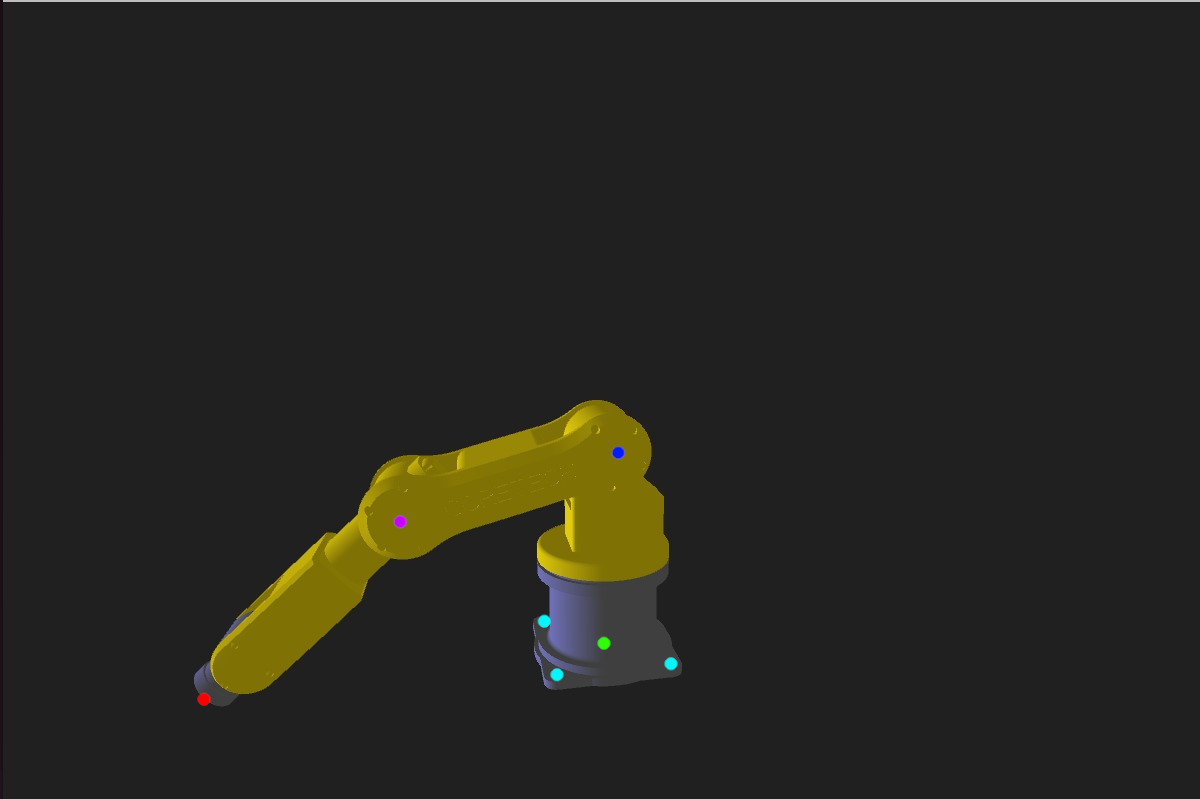
#> input picture pose_tracking/screenshots/dotted/0_120_60_dotted.jpeg, 1200 x 799 px, found by its file name
$ python dot_position_meters.py
#> lines starting #> are read from the running program, lines starting #| are printed output that depends on the picture; after the words box and inside, x2 and y2 are one past the last pixel; in counts of white or black regions, pixels touching at a corner belong together; long printed decimals are rounded
#> in main, frame is the input picture: shape (799, 1200, 3); mean B, G, R 32, 37.4, 38.1
import cv2
import numpy as np

def detect_color_points(frame, color_ranges, multi_detection_colors=None):
    """
    Detecta los puntos de color en la imagen y devuelve un diccionario.
    Para los colores listados en multi_detection_colors se retornará una lista
    de centroides; para el resto se retorna un único punto (el de mayor área).
    Además, se dibuja el punto y se etiqueta el color.
    """
    if multi_detection_colors is None:
        multi_detection_colors = []

    hsv = cv2.cvtColor(frame, cv2.COLOR_BGR2HSV)
#> hsv: shape (799, 1200, 3); mean H, S, V 4.7, 13.9, 38.5
    detected_points = {}

    for color, ranges in color_ranges.items():
        mask = None
        # Combina todos los rangos para ese color (por ejemplo, el rojo usa 2 rangos)
        for (lower, upper) in ranges:
            lower = np.array(lower, dtype=np.uint8)
            upper = np.array(upper, dtype=np.uint8)
            current_mask = cv2.inRange(hsv, lower, upper)
            if mask is None:
                mask = current_mask
            else:
                mask = cv2.bitwise_or(mask, current_mask)

        # Encontrar contornos en la máscara
        contours, _ = cv2.findContours(mask, cv2.RETR_EXTERNAL, cv2.CHAIN_APPROX_SIMPLE)

        # Si el color debe tener múltiples detecciones, se procesan todos los contornos
        if color in multi_detection_colors:
            points = []
            for cnt in contours:
                if cv2.contourArea(cnt) > 10:  # Umbral para evitar falsos positivos (ajustable)
                    M = cv2.moments(cnt)
                    if M["m00"] != 0:
                        cX = int(M["m10"] / M["m00"])
                        cY = int(M["m01"] / M["m00"])
                        points.append((cX, cY))
                        # Dibujar el punto y etiquetar con el nombre del color
                        cv2.circle(frame, (cX, cY), 5, (255, 255, 255), -1)
                        cv2.putText(frame, color, (cX + 5, cY + 5),
                                    cv2.FONT_HERSHEY_SIMPLEX, 0.5, (255, 255, 255), 2)
            if points:
                detected_points[color] = points
        else:
            # Para otros colores se toma el contorno de mayor área
            if contours:
                c = max(contours, key=cv2.contourArea)
                M = cv2.moments(c)
                if M["m00"] != 0:
                    cX = int(M["m10"] / M["m00"])
                    cY = int(M["m01"] / M["m00"])
                    detected_points[color] = (cX, cY)
                    cv2.circle(frame, (cX, cY), 5, (255, 255, 255), -1)
                    cv2.putText(frame, color, (cX + 5, cY + 5),
                                cv2.FONT_HERSHEY_SIMPLEX, 0.5, (255, 255, 255), 2)
#> frame: shape (799, 1200, 3); 0.29% of pixels changed, all inside (x1, y1, x2, y2) = (198, 446, 730, 705)
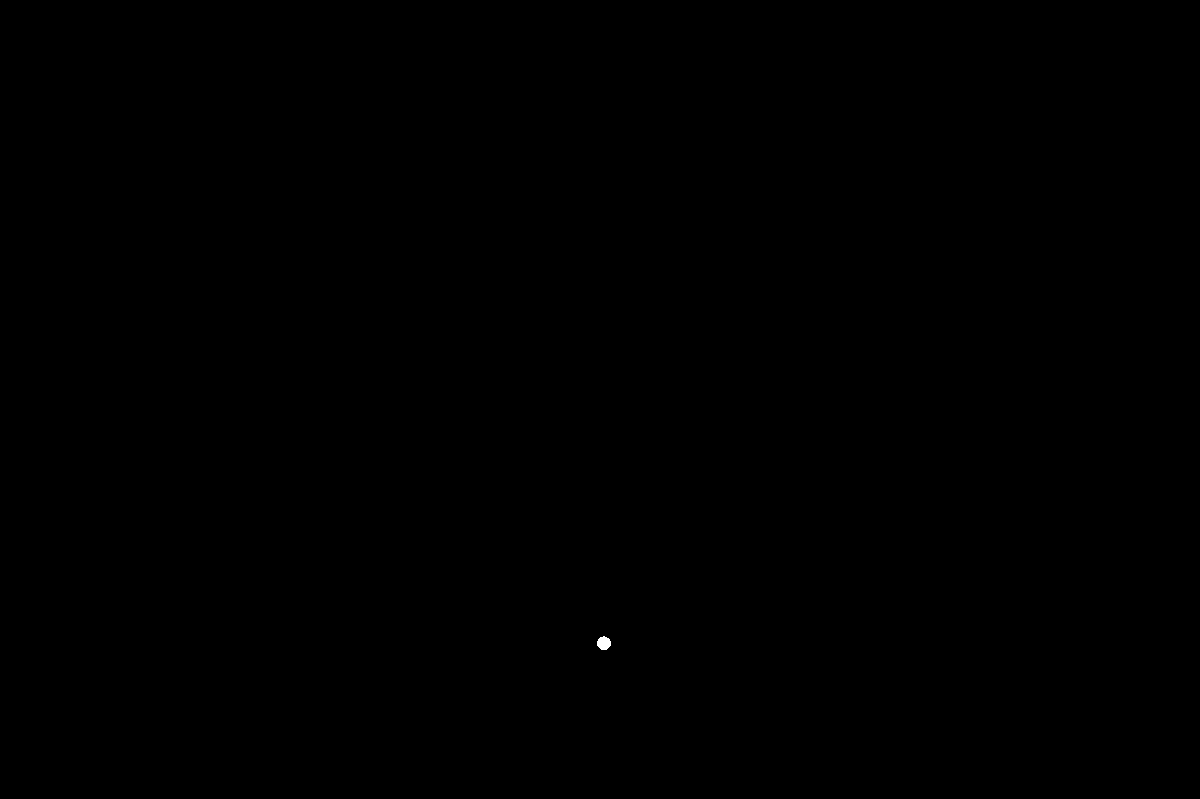
#> mask: shape (799, 1200); 0.02% white; 1 white region, box (x1, y1, x2, y2) and area: (597, 636, 611, 650) 149
#> after the loop, detected_points = {'red': (203, 698), 'pink': (399, 521), 'blue': (617, 452), 'celeste': [(556, 674), (670, 663), (543, 620)], 'green': (603, 642)}
    return detected_points, frame

def pixel_to_physical(pixel_coord):
    """
    Convierte una coordenada en píxeles (relativa al punto verde) a coordenadas físicas (en metros)
    en Processing para el punto rojo, usando el mapeo lineal obtenido:
       physical_y = -0.3745*p_x - 0.01281*p_y - 29.15
       physical_z =  0.03843*p_x + 0.2577*p_y + 60.96
       physical_x se asume 0.
    """
    p_x, p_y = pixel_coord
    physical_y = -0.3745 * p_x - 0.01281 * p_y - 29.15
    physical_z =  0.03843 * p_x + 0.2577 * p_y + 60.96
    physical_x = 0
    return [physical_x, physical_y, physical_z]

def main():
    # Rangos HSV basados en los colores proporcionados:
    # Los valores pueden necesitar ajuste dependiendo de las condiciones de iluminación.
    color_ranges = {
        "red": [((0, 100, 100), (10, 255, 255)), ((170, 100, 100), (179, 255, 255))],  # ff0000
        "pink": [((140, 100, 100), (160, 255, 255))],   # f900ff
        "blue": [((110, 100, 100), (130, 255, 255))],   # 0000ff
        "white": [((0, 0, 200), (180, 30, 255))],         # ffffff
        "celeste": [((85, 100, 100), (95, 255, 255))],   # 00fff7
        "green": [((50, 100, 100), (70, 255, 255))]      # 12ff00
    }

    # Se especifica que se desea detectar múltiples puntos para "celeste"
    multi_detection_colors = ["celeste"]

    # Ruta de la imagen
    image_path = "/home/rovestrada/pose_track_ws/pose_tracking/screenshots/dotted/0_120_60_dotted.jpeg"
    frame = cv2.imread(image_path)
    if frame is None:
        print("No se pudo cargar la imagen desde:", image_path)
        return

    # Detectar puntos de color
    detected_points, annotated_frame = detect_color_points(frame, color_ranges, multi_detection_colors)
    print("Puntos detectados:", detected_points)
#| Puntos detectados: {'red': (203, 698), 'pink': (399, 521), 'blue': (617, 452), 'celeste': [(556, 674), (670, 663), (543, 620)], 'green': (603, 642)}

    # Calcular posiciones relativas respecto al origen (punto verde)
    relative_positions = {}
    if "green" in detected_points:
        base = detected_points["green"]
#> base = (603, 642)
        for color, points in detected_points.items():
            if isinstance(points, list):
                relative_positions[color] = [(p[0] - base[0], p[1] - base[1]) for p in points]
            else:
                relative_positions[color] = (points[0] - base[0], points[1] - base[1])
#> this loop made 5 passes
#> after the loop, relative_positions = {'red': (-400, 56), 'pink': (-204, -121), 'blue': (14, -190), 'celeste': [(-47, 32), (67, 21), (-60, -22)], 'green': (0, 0)}
        print("Posiciones relativas (en píxeles):", relative_positions)
#| Posiciones relativas (en píxeles): {'red': (-400, 56), 'pink': (-204, -121), 'blue': (14, -190), 'celeste': [(-47, 32), (67, 21), (-60, -22)], 'green': (0, 0)}
    else:
        print("No se detectó el punto verde de la base.")

    # Anotar en la imagen las posiciones relativas
    for color, rel in relative_positions.items():
        if isinstance(rel, list):
            for idx, (dx, dy) in enumerate(rel):
                (x, y) = detected_points[color][idx]
                text = f"{color}:({dx},{dy})"
                cv2.putText(annotated_frame, text, (x + 5, y - 10),
                            cv2.FONT_HERSHEY_SIMPLEX, 0.5, (0, 255, 0), 2)
        else:
            (dx, dy) = rel
            (x, y) = detected_points[color]
            text = f"{color}:({dx},{dy})"
            cv2.putText(annotated_frame, text, (x + 5, y - 10),
                        cv2.FONT_HERSHEY_SIMPLEX, 0.5, (0, 255, 0), 2)
#> this loop made 5 passes
#> (color, dx, dy, x, y) on passes 1, 2, 3, 5: ('red', -400, 56, 203, 698), ('pink', -204, -121, 399, 521), ('blue', 14, -190, 617, 452), ('green', 0, 0, 603, 642)
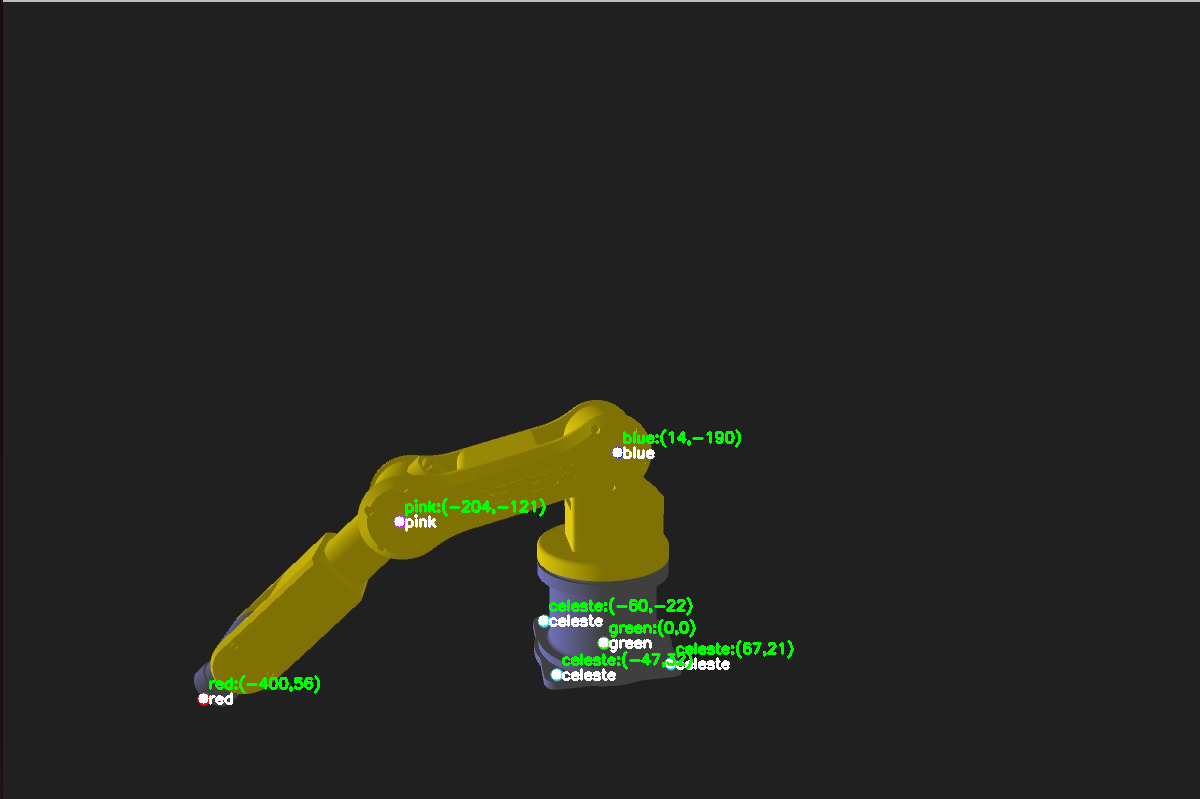
#> annotated_frame: shape (799, 1200, 3); mean B, G, R 32.2, 39.1, 38.2

    # Si se detectó el punto rojo, se calcula su posición física aproximada
    if "red" in relative_positions:
        # Se asume que relative_positions["red"] es una tupla (p_x, p_y)
        red_rel = relative_positions["red"]
#> red_rel = (-400, 56)
        red_physical = pixel_to_physical(red_rel)
#> in pixel_to_physical, `p_x, p_y = pixel_coord`: p_x = -400; p_y = 56
#> in pixel_to_physical, `physical_y = -0.3745 * p_x - 0.01281 * p_y - 29.15`: physical_y = 119.9
#> in pixel_to_physical, `physical_z =  0.03843 * p_x + 0.2577 * p_y + 60.96`: physical_z = 60.02
#> red_physical = [0, 119.9, 60.02]
        print("La posición física aproximada del punto rojo es:", red_physical)
#| La posición física aproximada del punto rojo es: [0, 119.933, 60.0192]
        # Anotar en la imagen también la posición física
        (rx, ry) = detected_points["red"]
#> rx = 203; ry = 698
        text_phys = f"PhysRed:{red_physical}"
#> text_phys = 'PhysRed:[0, 119.93263999999999, 60.0192]'
        cv2.putText(annotated_frame, text_phys, (rx + 5, ry - 25),
                    cv2.FONT_HERSHEY_SIMPLEX, 0.5, (0, 0, 255), 2)
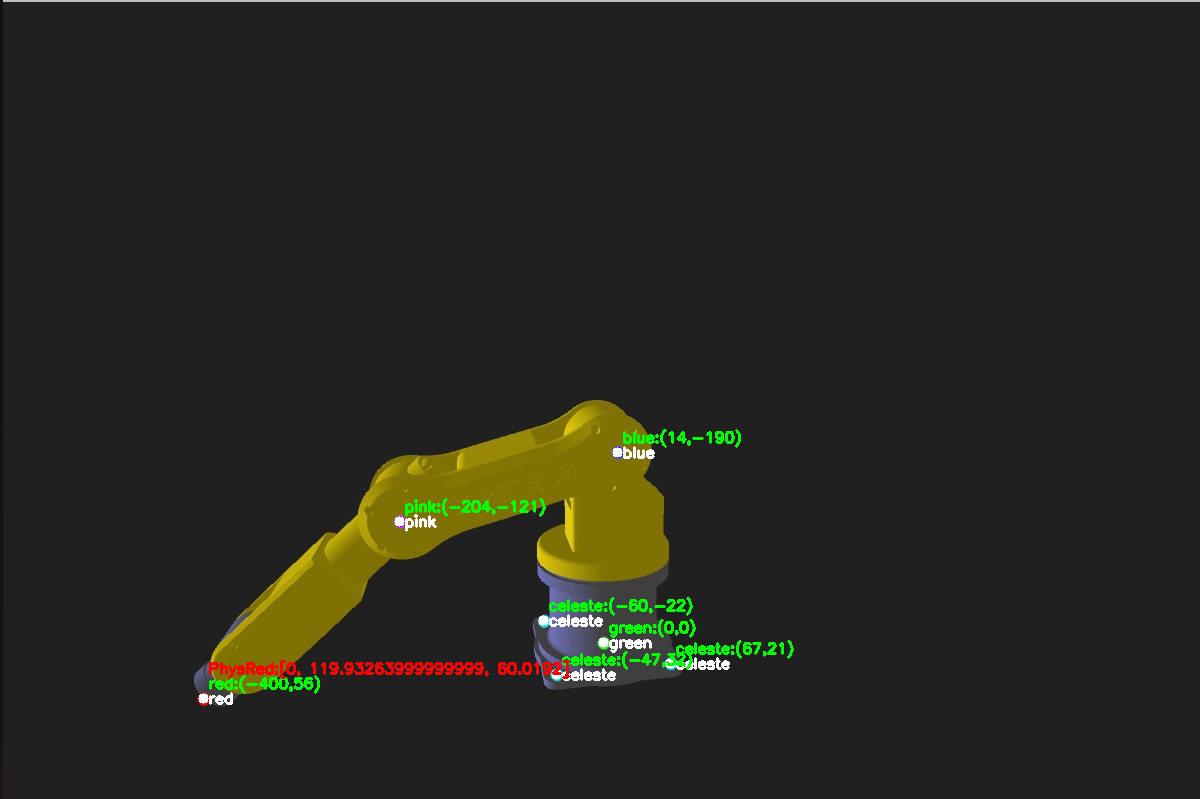
#> annotated_frame: shape (799, 1200, 3); 0.28% of pixels changed, all inside (x1, y1, x2, y2) = (209, 660, 569, 679)
    else:
        print("No se detectó el punto rojo.")

    cv2.imshow("Marcadores detectados y posiciones relativas", annotated_frame)
    cv2.waitKey(0)
    cv2.destroyAllWindows()

if __name__ == "__main__":
    main()

$ run again, with pose_tracking/screenshots/dotted/0_60_0_dotted.jpeg copied over pose_tracking/screenshots/dotted/0_120_60_dotted.jpeg
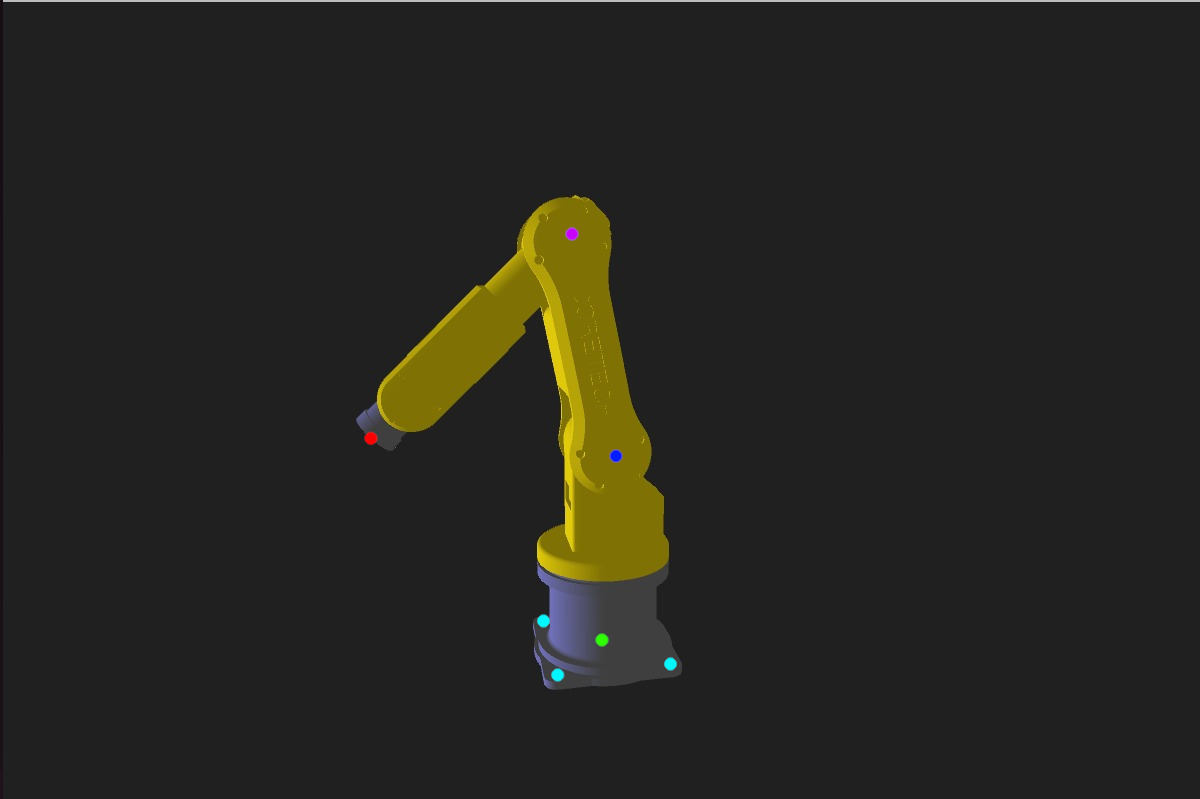
#> input picture pose_tracking/screenshots/dotted/0_60_0_dotted.jpeg, 1200 x 799 px, found by its file name
#> in main, frame is the input picture: shape (799, 1200, 3); mean B, G, R 32, 37.4, 38
#> hsv: shape (799, 1200, 3); mean H, S, V 4.7, 13.3, 38.4
#> after the loop in detect_color_points, `for color, ranges in color_ranges.items():`:
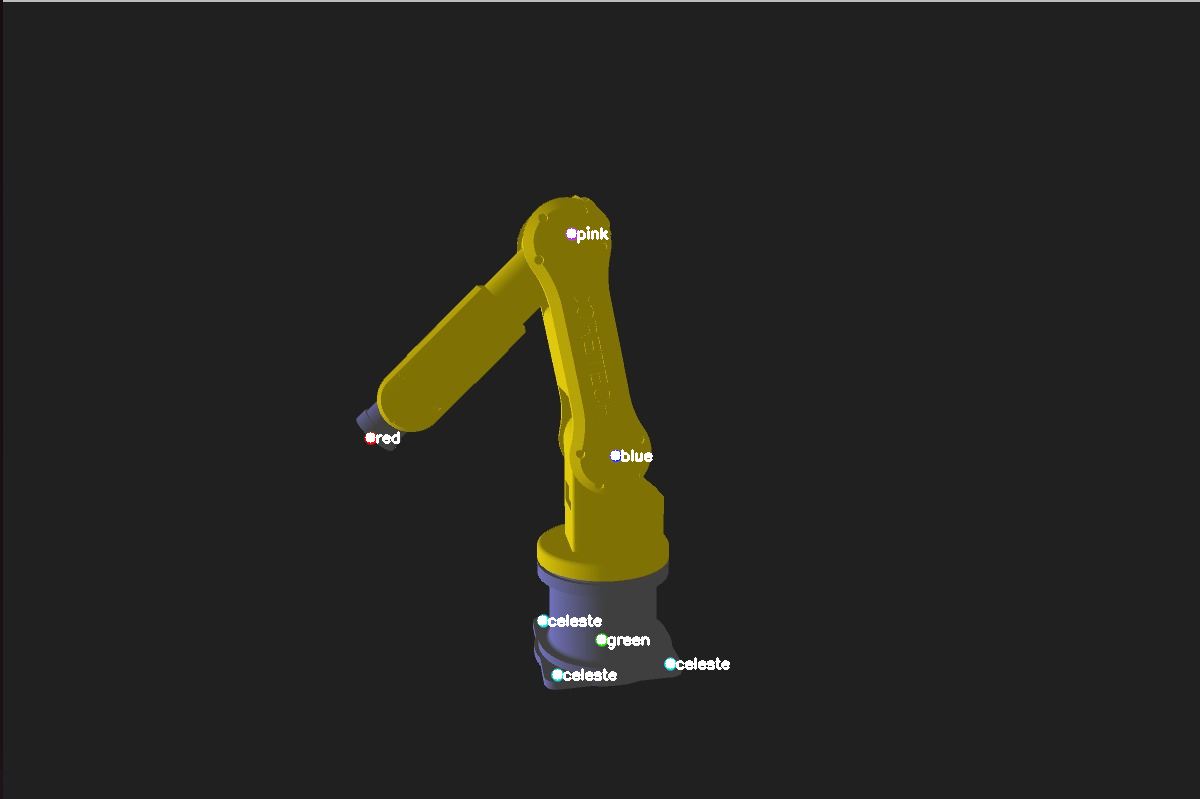
#> frame: shape (799, 1200, 3); 0.29% of pixels changed, all inside (x1, y1, x2, y2) = (365, 226, 730, 681)
#> after the loop in detect_color_points, `for color, ranges in color_ranges.items():`: detected_points = {'red': (370, 437), 'pink': (571, 233), 'blue': (615, 455), 'celeste': [(557, 674), (670, 663), (542, 620)], 'green': (601, 639)}
#| Puntos detectados: {'red': (370, 437), 'pink': (571, 233), 'blue': (615, 455), 'celeste': [(557, 674), (670, 663), (542, 620)], 'green': (601, 639)}
#> base = (601, 639)
#> the loop in main, `for color, points in detected_points.items():` made 5 passes
#> after the loop in main, `for color, points in detected_points.items():`: relative_positions = {'red': (-231, -202), 'pink': (-30, -406), 'blue': (14, -184), 'celeste': [(-44, 35), (69, 24), (-59, -19)], 'green': (0, 0)}
#| Posiciones relativas (en píxeles): {'red': (-231, -202), 'pink': (-30, -406), 'blue': (14, -184), 'celeste': [(-44, 35), (69, 24), (-59, -19)], 'green': (0, 0)}
#> the loop in main, `for color, rel in relative_positions.items():` made 5 passes
#> (color, dx, dy, x, y) on passes 1, 2, 3, 5: ('red', -231, -202, 370, 437), ('pink', -30, -406, 571, 233), ('blue', 14, -184, 615, 455), ('green', 0, 0, 601, 639)
#> red_rel = (-231, -202)
#> p_x = -231; p_y = -202
#> physical_y = 59.95
#> physical_z = 0.0273
#> red_physical = [0, 59.95, 0.0273]
#| La posición física aproximada del punto rojo es: [0, 59.947, 0.02727]
#> rx = 370; ry = 437
#> in main, `cv2.putText(annotated_frame, text_phys, (rx + 5, ry - 25), cv2.FONT_HE..`:
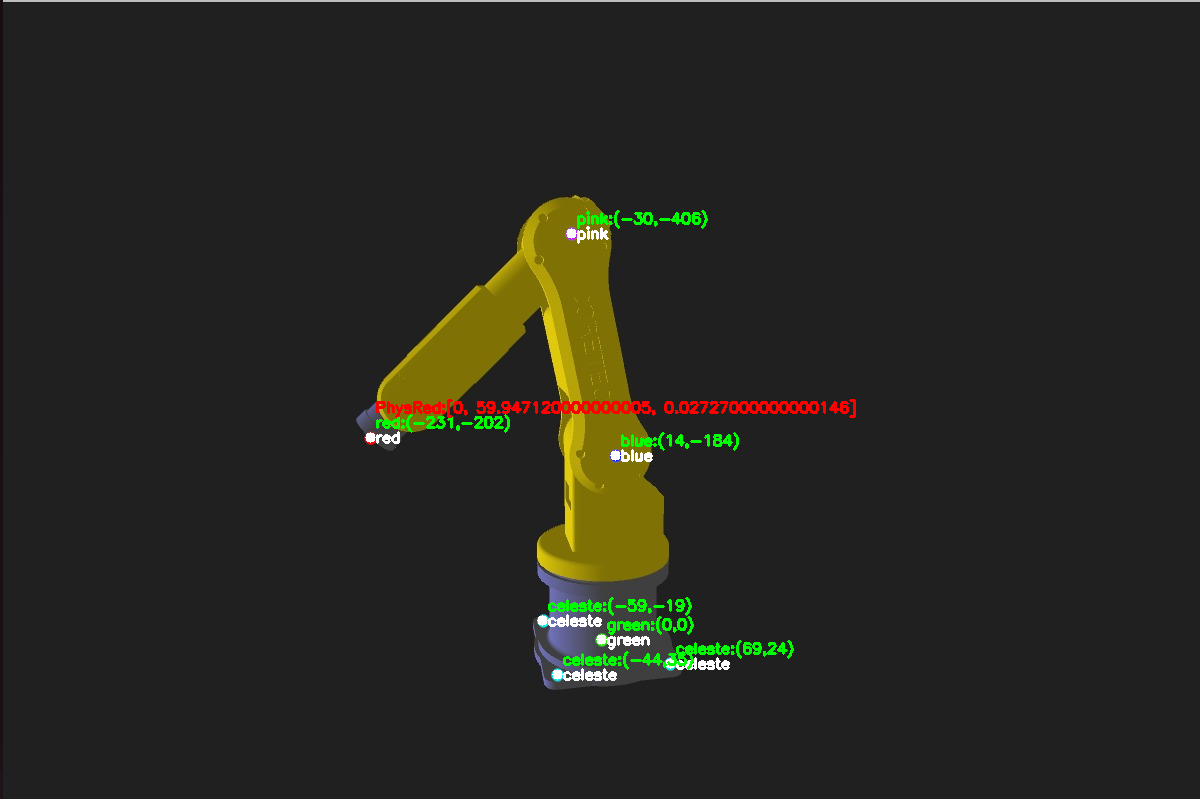
#> annotated_frame: shape (799, 1200, 3); mean B, G, R 32.2, 38.8, 38.9
